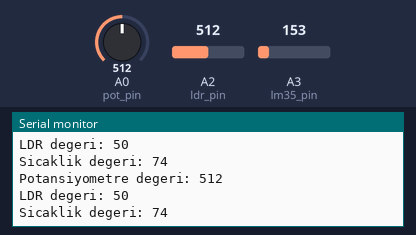
This sketch was run on a simulated Arduino Uno, built with avr-gcc and run on an emulated ATmega328P. Shown: the last lines printed to the serial monitor. Inputs (shaded band) come from the test bench; at power-on: A2 (ldr_pin) = 512, A3 (lm35_pin) = 153, A0 (pot_pin) = 512.

Above: at 1.7 s.
1.8 s: A2 (ldr_pin) set to 840
At 1.83 s:
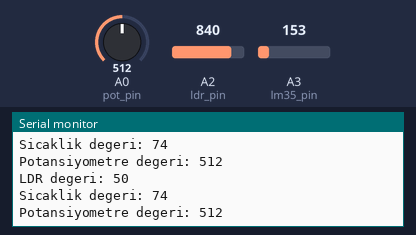
3.3 s: A2 (ldr_pin) set to 870
At 3.35 s:
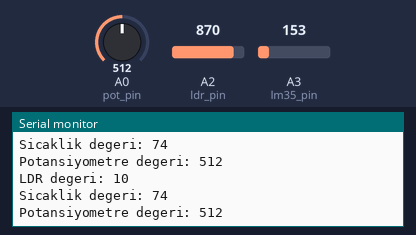
4.8 s: A3 (lm35_pin) set to 192
At 4.86 s:
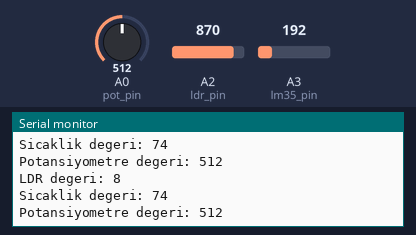
7.8 s: A3 (lm35_pin) set to 216
At 7.8 s:
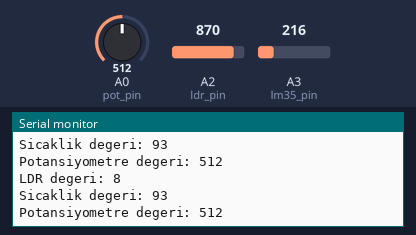
9.3 s: A0 (pot_pin) set to 108
At 9.32 s:
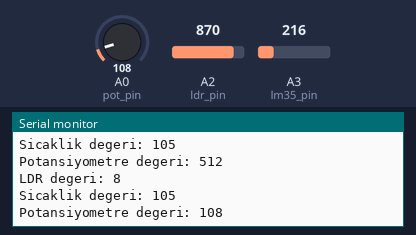
12.3 s: A0 (pot_pin) set to 89
At 12.36 s:
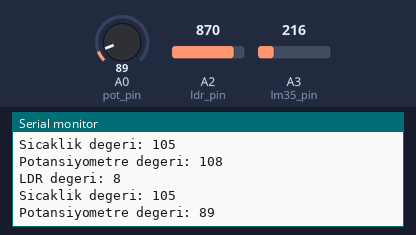
Timing chart, 0 to 15.3 s (numbered marks = the images above; inputs shaded):
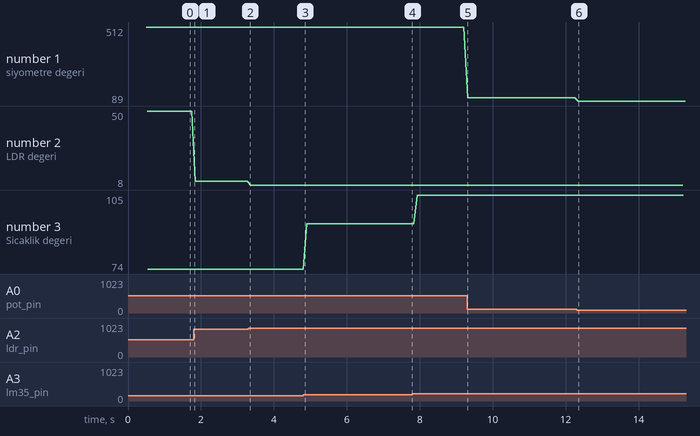

Measured:
- after the input at 9.3 s, the serial monitor: prints a new line at once (image 5)
- after the input at 12.3 s, the serial monitor: prints a new line after 0.05 s (image 6)
- plotted number 1: 512 → 108 after the input at 9.3 s, 108 → 89 after the input at 12.3 s
- plotted number 2: 50 → 10 after the input at 1.8 s, 10 → 8 after the input at 3.3 s
- plotted number 3: 74 → 93 after the input at 4.8 s, 93 → 105 after the input at 7.8 s

The sketch:

ders05-analog.ino
```cpp
//sensor pinleri
#define pot_pin A0
#define ldr_pin A2
#define lm35_pin A3

void setup()
{
  //seri iletisimi 9600 baud'da baslat
  Serial.begin(9600);
  //seri monitor acilana kadar bekle
  while (! Serial);
  Serial.println("Analog giris okuma ornegi.");
  delay(500);
}

void loop()
{
  //potansiyometreyi oku
  int pot_val = analogRead(pot_pin);
  //ldr yi oku ve degeri lux e cevir
  int ldr_val = ((2500.0 / (analogRead(ldr_pin) * (5.0 / 1024.0))) - 500) / 10.0;
  //lm35 i oku ve degeri santigrada cevir
  int lm35_val = (5.0 * analogRead(lm35_pin) * 100.0) / 1024;
  Serial.print("Potansiyometre degeri: ");
  Serial.println(pot_val);
  Serial.print("LDR degeri: ");
  Serial.println(ldr_val);
  Serial.print("Sicaklik degeri: ");
  Serial.println(lm35_val);
  delay(100);
}
```
